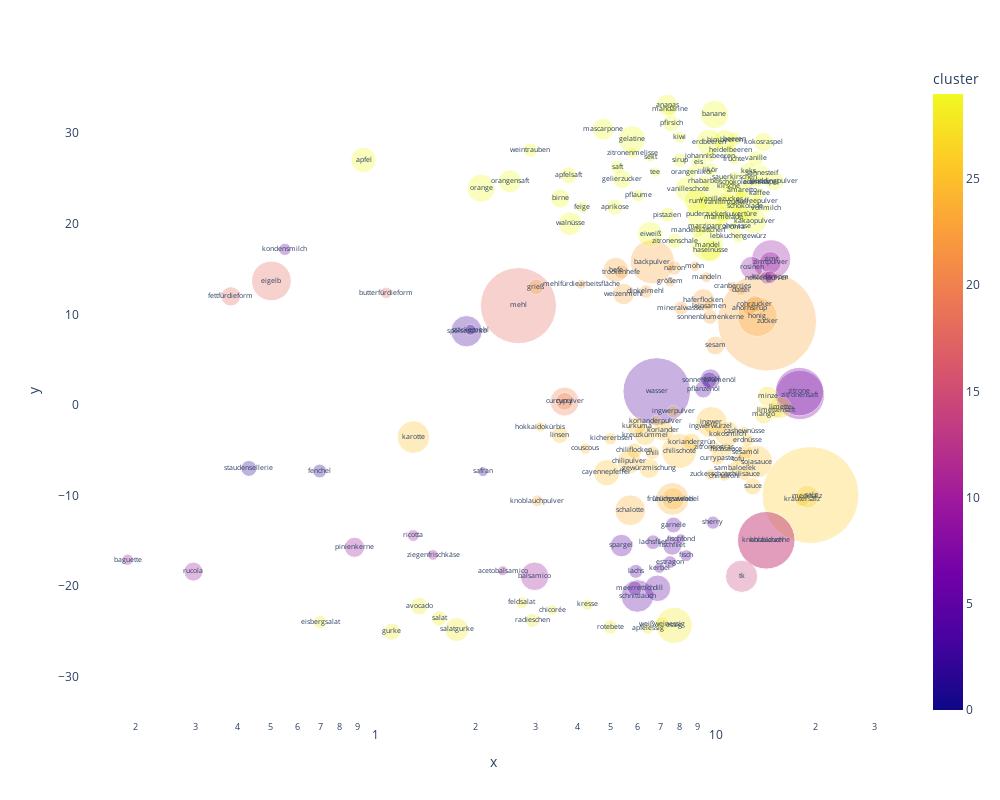

The notebook cell this image was saved under:
### Code cell
import plotly.express as px
from plotly.graph_objs import *


fig = px.scatter(df_plot, x="x", y="y",
         size="size", color="cluster", text="name",log_x=True, size_max=70,opacity=0.3)

fig.update_traces(textposition='middle center', textfont_size=7)


fig.update_layout(
    height=800,
    width = 1000,
    uniformtext_minsize=3,
    plot_bgcolor = 'white')


fig.show()

### Figure 1 — Plotly figure (JSON) as saved in the notebook; plotly's stock layout.template omitted (floating-point values rounded to 4 significant figures; data arrays with more than 128 entries replaced by an {"elided": "..."} marker saying what was removed)
{"data": [{"hovertemplate": "x=%{x}<br>y=%{y}<br>size=%{marker.size}<br>name=%{text}<br>cluster=%{marker.color}<extra></extra>", "legendgroup": "", "marker": {"color": {"elided": "346 int values"}, "coloraxis": "coloraxis", "opacity": 0.3, "size": {"elided": "346 int values"}, "sizemode": "area", "sizeref": 6.216, "symbol": "circle"}, "mode": "markers+text", "name": "", "orientation": "v", "showlegend": false, "text": {"elided": "346 str values"}, "textfont": {"size": 7}, "textposition": "middle center", "type": "scatter", "x": {"elided": "346 float values"}, "xaxis": "x", "y": {"elided": "346 float values"}, "yaxis": "y"}], "layout": {"coloraxis": {"colorbar": {"title": {"text": "cluster"}}, "colorscale": [[0, "#0d0887"], [0.1111, "#46039f"], [0.2222, "#7201a8"], [0.3333, "#9c179e"], [0.4444, "#bd3786"], [0.5556, "#d8576b"], [0.6667, "#ed7953"], [0.7778, "#fb9f3a"], [0.8889, "#fdca26"], [1, "#f0f921"]]}, "height": 800, "legend": {"itemsizing": "constant", "tracegroupgap": 0}, "margin": {"t": 60}, "plot_bgcolor": "white", "uniformtext": {"minsize": 3}, "width": 1000, "xaxis": {"anchor": "y", "autorange": true, "domain": [0, 1], "range": [-0.8615, 1.569], "title": {"text": "x"}, "type": "log"}, "yaxis": {"anchor": "x", "autorange": true, "domain": [0, 1], "range": [-34.78, 38.09], "title": {"text": "y"}, "type": "linear"}}}
